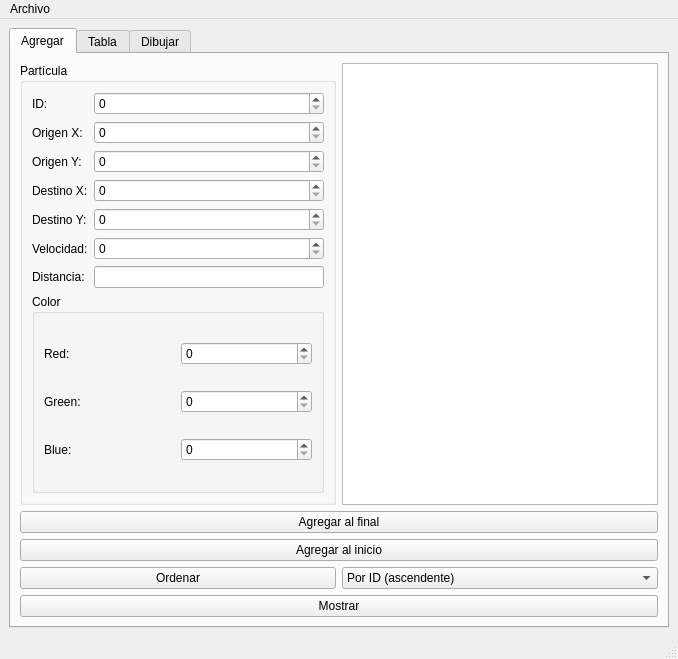
<?xml version="1.0" encoding="UTF-8"?>
<ui version="4.0">
 <class>MainWindow</class>
 <widget class="QMainWindow" name="MainWindow">
  <property name="geometry">
   <rect>
    <x>0</x>
    <y>0</y>
    <width>678</width>
    <height>659</height>
   </rect>
  </property>
  <property name="windowTitle">
   <string>Partículas</string>
  </property>
  <widget class="QWidget" name="centralwidget">
   <layout class="QGridLayout" name="gridLayout_2">
    <item row="0" column="0">
     <widget class="QTabWidget" name="tabWidget">
      <property name="currentIndex">
       <number>0</number>
      </property>
      <widget class="QWidget" name="tab">
       <attribute name="title">
        <string>Agregar</string>
       </attribute>
       <layout class="QGridLayout" name="gridLayout">
        <item row="0" column="0">
         <widget class="QGroupBox" name="groupBox">
          <property name="title">
           <string>Partícula</string>
          </property>
          <layout class="QGridLayout" name="gridLayout_3">
           <item row="4" column="0">
            <widget class="QLabel" name="label_5">
             <property name="text">
              <string>Destino Y:</string>
             </property>
            </widget>
           </item>
           <item row="0" column="1">
            <widget class="QSpinBox" name="id_spinBox">
             <property name="maximum">
              <number>999999999</number>
             </property>
            </widget>
           </item>
           <item row="3" column="0">
            <widget class="QLabel" name="label_4">
             <property name="text">
              <string>Destino X:</string>
             </property>
            </widget>
           </item>
           <item row="2" column="0">
            <widget class="QLabel" name="label_3">
             <property name="text">
              <string>Origen Y:</string>
             </property>
            </widget>
           </item>
           <item row="1" column="0">
            <widget class="QLabel" name="label_2">
             <property name="text">
              <string>Origen X:</string>
             </property>
            </widget>
           </item>
           <item row="6" column="0">
            <widget class="QLabel" name="label_7">
             <property name="text">
              <string>Distancia:</string>
             </property>
            </widget>
           </item>
           <item row="6" column="1">
            <widget class="QLineEdit" name="distancia_lineEdit">
             <property name="readOnly">
              <bool>true</bool>
             </property>
            </widget>
           </item>
           <item row="1" column="1">
            <widget class="QSpinBox" name="origen_x_spinBox">
             <property name="maximum">
              <number>500</number>
             </property>
            </widget>
           </item>
           <item row="2" column="1">
            <widget class="QSpinBox" name="origen_y_spinBox">
             <property name="maximum">
              <number>500</number>
             </property>
            </widget>
           </item>
           <item row="0" column="0">
            <widget class="QLabel" name="label">
             <property name="text">
              <string>ID:</string>
             </property>
            </widget>
           </item>
           <item row="3" column="1">
            <widget class="QSpinBox" name="destino_x_spinBox">
             <property name="maximum">
              <number>500</number>
             </property>
            </widget>
           </item>
           <item row="4" column="1">
            <widget class="QSpinBox" name="destino_y_spinBox">
             <property name="maximum">
              <number>500</number>
             </property>
            </widget>
           </item>
           <item row="7" column="0" colspan="2">
            <widget class="QGroupBox" name="color_groupBox">
             <property name="title">
              <string>Color</string>
             </property>
             <layout class="QGridLayout" name="gridLayout_4">
              <item row="0" column="0">
               <widget class="QLabel" name="label_8">
                <property name="text">
                 <string>Red:</string>
                </property>
               </widget>
              </item>
              <item row="2" column="0">
               <widget class="QLabel" name="label_10">
                <property name="text">
                 <string>Blue:</string>
                </property>
               </widget>
              </item>
              <item row="1" column="0">
               <widget class="QLabel" name="label_9">
                <property name="text">
                 <string>Green:</string>
                </property>
               </widget>
              </item>
              <item row="0" column="1">
               <widget class="QSpinBox" name="red_spinBox">
                <property name="maximum">
                 <number>255</number>
                </property>
               </widget>
              </item>
              <item row="1" column="1">
               <widget class="QSpinBox" name="green_spinBox">
                <property name="maximum">
                 <number>255</number>
                </property>
               </widget>
              </item>
              <item row="2" column="1">
               <widget class="QSpinBox" name="blue_spinBox">
                <property name="maximum">
                 <number>255</number>
                </property>
               </widget>
              </item>
             </layout>
            </widget>
           </item>
           <item row="5" column="0">
            <widget class="QLabel" name="label_6">
             <property name="text">
              <string>Velocidad:</string>
             </property>
            </widget>
           </item>
           <item row="5" column="1">
            <widget class="QSpinBox" name="velocidad_spinBox">
             <property name="maximum">
              <number>500</number>
             </property>
            </widget>
           </item>
          </layout>
         </widget>
        </item>
        <item row="0" column="1">
         <widget class="QPlainTextEdit" name="salida_plainTextEdit">
          <property name="readOnly">
           <bool>true</bool>
          </property>
         </widget>
        </item>
        <item row="3" column="0">
         <widget class="QPushButton" name="ordenar_pushButton">
          <property name="text">
           <string>Ordenar</string>
          </property>
         </widget>
        </item>
        <item row="3" column="1">
         <widget class="QComboBox" name="ordenar_comboBox">
          <item>
           <property name="text">
            <string>Por ID (ascendente)</string>
           </property>
          </item>
          <item>
           <property name="text">
            <string>Por distancia (descendente)</string>
           </property>
          </item>
          <item>
           <property name="text">
            <string>Por velocidad (ascendente)</string>
           </property>
          </item>
         </widget>
        </item>
        <item row="1" column="0" colspan="2">
         <widget class="QPushButton" name="agregar_final_pushButton">
          <property name="text">
           <string>Agregar al final</string>
          </property>
         </widget>
        </item>
        <item row="2" column="0" colspan="2">
         <widget class="QPushButton" name="agregar_inicio_pushButton">
          <property name="text">
           <string>Agregar al inicio</string>
          </property>
         </widget>
        </item>
        <item row="4" column="0" colspan="2">
         <widget class="QPushButton" name="mostrar_pushButton">
          <property name="text">
           <string>Mostrar</string>
          </property>
         </widget>
        </item>
       </layout>
      </widget>
      <widget class="QWidget" name="tab_2">
       <attribute name="title">
        <string>Tabla</string>
       </attribute>
       <layout class="QGridLayout" name="gridLayout_5">
        <item row="0" column="0" colspan="3">
         <widget class="QTableWidget" name="tabla"/>
        </item>
        <item row="1" column="0">
         <widget class="QLineEdit" name="buscar_lineEdit">
          <property name="placeholderText">
           <string>Ingresa el ID de la partícula</string>
          </property>
         </widget>
        </item>
        <item row="1" column="1">
         <widget class="QPushButton" name="buscar_pushButton">
          <property name="text">
           <string>Buscar</string>
          </property>
         </widget>
        </item>
        <item row="1" column="2">
         <widget class="QPushButton" name="mostrar_pushButton_tabla">
          <property name="text">
           <string>Mostrar</string>
          </property>
         </widget>
        </item>
       </layout>
      </widget>
      <widget class="QWidget" name="tab_3">
       <attribute name="title">
        <string>Dibujar</string>
       </attribute>
       <layout class="QGridLayout" name="gridLayout_6">
        <item row="0" column="0" colspan="2">
         <widget class="QGraphicsView" name="graphicsView"/>
        </item>
        <item row="1" column="0">
         <widget class="QPushButton" name="dibujar">
          <property name="text">
           <string>Dibujar</string>
          </property>
         </widget>
        </item>
        <item row="1" column="1">
         <widget class="QPushButton" name="limpiar">
          <property name="text">
           <string>Limpiar</string>
          </property>
         </widget>
        </item>
       </layout>
      </widget>
     </widget>
    </item>
   </layout>
  </widget>
  <widget class="QStatusBar" name="statusbar"/>
  <widget class="QMenuBar" name="menuBar">
   <property name="geometry">
    <rect>
     <x>0</x>
     <y>0</y>
     <width>678</width>
     <height>25</height>
    </rect>
   </property>
   <widget class="QMenu" name="menuArchivo">
    <property name="title">
     <string>Archivo</string>
    </property>
    <addaction name="actionAbrir"/>
    <addaction name="actionGuardar"/>
    <addaction name="separator"/>
    <addaction name="separator"/>
    <addaction name="actionSalir"/>
   </widget>
   <addaction name="menuArchivo"/>
  </widget>
  <action name="actionAbrir">
   <property name="text">
    <string>Abrir</string>
   </property>
   <property name="shortcut">
    <string>Ctrl+O</string>
   </property>
  </action>
  <action name="actionGuardar">
   <property name="text">
    <string>Guardar</string>
   </property>
   <property name="shortcut">
    <string>Ctrl+S</string>
   </property>
  </action>
  <action name="actionSalir">
   <property name="text">
    <string>Salir</string>
   </property>
   <property name="shortcut">
    <string>Ctrl+Q</string>
   </property>
  </action>
 </widget>
 <resources/>
 <connections/>
</ui>
